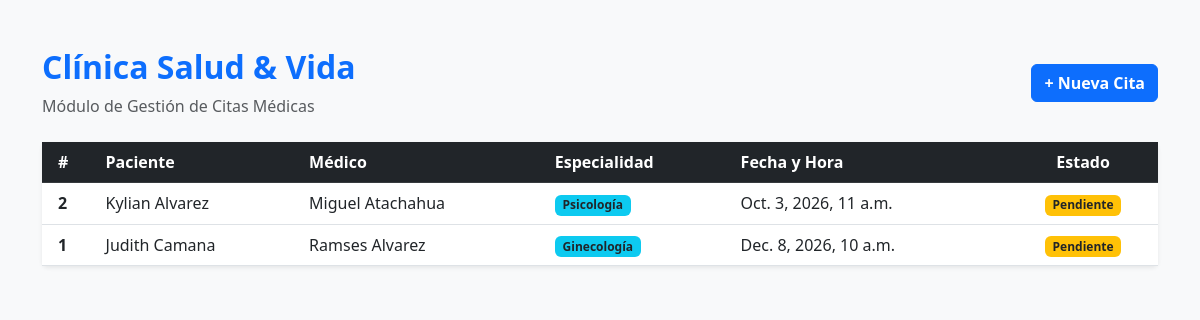
Page /citas/ on the committed database.
### citas/models.py (models this page shows, shortened)
class Cita(models.Model):
    ESTADO_CHOICES = [
        ('Pendiente', 'Pendiente'),
        ('Confirmada', 'Confirmada'),
        ('Cancelada', 'Cancelada'),
    ]
    paciente = models.CharField(max_length=100, verbose_name="Paciente")
    medico = models.CharField(max_length=100, verbose_name="Médico")
    especialidad = models.CharField(max_length=100, verbose_name="Especialidad")
    fecha_hora = models.DateTimeField(verbose_name="Fecha y Hora")
    estado = models.CharField(max_length=20, choices=ESTADO_CHOICES, default='Pendiente', verbose_name="Estado")

### citas/views.py (the view)
# urls.py: path('', cita_list_view, name='list'),
def cita_list_view(request):
    citas = Cita.objects.all().order_by('-id')  # ORM: Consulta la base de datos SQLite
    return render(request, 'citas/cita_list.html', {'citas': citas})

### citas/templates/citas/cita_list.html (shortened to what this page needs)
<!DOCTYPE html>
<html lang="es">
<head>
    <link href="https://cdn.jsdelivr.net/npm/bootstrap@5.3.0/dist/css/bootstrap.min.css" rel="stylesheet">
</head>
<body class="bg-light">
    <div class="container py-5">
        <div class="d-flex justify-content-between align-items-center mb-4">
            <div>
                <h1 class="h2 text-primary fw-bold">Clínica Salud & Vida</h1>
                <p class="text-muted mb-0">Módulo de Gestión de Citas Médicas</p>
            </div>
            <a href="{% url 'citas:create' %}" class="btn btn-primary fw-bold">+ Nueva Cita</a>
        </div>
        <div class="card shadow-sm border-0">
            <div class="card-body p-0">
                <table class="table table-hover align-middle mb-0">
                    <thead class="table-dark">
                        <tr>
                            <th class="ps-3">#</th>
                            <th>Paciente</th>
                            <th>Médico</th>
                            <th>Especialidad</th>
                            <th>Fecha y Hora</th>
                            <th class="text-center">Estado</th>
                        </tr>
                    </thead>
                    <tbody>
                        {% for cita in citas %}
                        <tr>
                            <td class="ps-3 fw-bold">{{ cita.id }}</td>
                            <td>{{ cita.paciente }}</td>
                            <td>{{ cita.medico }}</td>
                            <td><span class="badge bg-info text-dark">{{ cita.especialidad }}</span></td>
                            <td>{{ cita.fecha_hora }}</td>
                            <td class="text-center">
                                {% if cita.estado == 'Confirmada' %}
                                    <span class="badge bg-success">Confirmada</span>
                                {% elif cita.estado == 'Pendiente' %}
                                    <span class="badge bg-warning text-dark">Pendiente</span>
                                {% else %}
                                    <span class="badge bg-secondary">{{ cita.estado }}</span>
                                {% endif %}
                            </td>
                        </tr>
                        {% empty %}
                        <tr>
                            <td colspan="6" class="text-center py-4 text-muted">
                                No hay citas médicas registradas en el sistema.
                            </td>
                        </tr>
                        {% endfor %}
                    </tbody>
                </table>
            </div>
        </div>
    </div>
</body>
</html>

### rows in the picture
Cita: id "2", paciente "Kylian Alvarez", medico "Miguel Atachahua", especialidad "Psicología", fecha_hora "Oct. 3, 2026, 11 a.m.", estado "Pendiente"
Cita: id "1", paciente "Judith Camana", medico "Ramses Alvarez", especialidad "Ginecología", fecha_hora "Dec. 8, 2026, 10 a.m.", estado "Pendiente"
